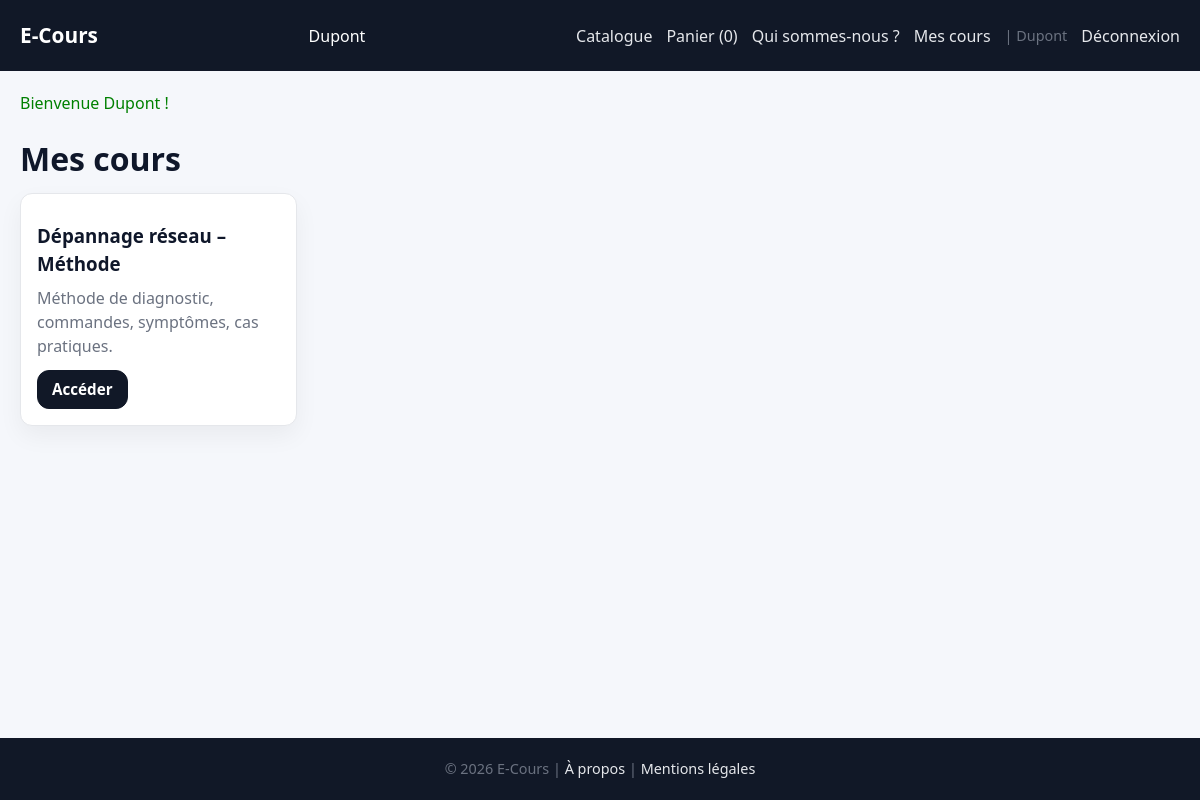
The page /my_courses.php (signed in) on the database its author committed.
### tables this page shows
CREATE TABLE IF NOT EXISTS `courses` (
  `id` int(11) NOT NULL AUTO_INCREMENT,
  `category_id` int(11) NOT NULL,
  `title` varchar(200) NOT NULL,
  `slug` varchar(220) NOT NULL,
  `description` text NOT NULL,
  `price` decimal(10,2) NOT NULL DEFAULT 0.00,
  `level` enum('debutant','intermediaire','avance') NOT NULL DEFAULT 'debutant',
  `published` tinyint(1) NOT NULL DEFAULT 1,
  `created_at` datetime NOT NULL DEFAULT current_timestamp(),
  `image` varchar(255) NOT NULL,
  PRIMARY KEY (`id`),
  UNIQUE KEY `slug` (`slug`),
  KEY `category_id` (`category_id`)
);

### includes/functions.php (called while the page is built, shortened)
<?php
function e($s): string {
  return htmlspecialchars((string)$s, ENT_QUOTES, 'UTF-8');
}
?>

### my_courses.php (the view, shortened to what this page needs)
<?php
require __DIR__ . "/config/db.php";
require __DIR__ . "/includes/header.php";
$stmt = $pdo->prepare("SELECT c.id, c.title, c.slug, c.description
                       FROM enrollments e
                       JOIN courses c ON c.id = e.course_id
                       WHERE e.user_id = ?
                       ORDER BY e.created_at DESC");
$stmt->execute([(int)$_SESSION['user']['id']]);
$courses = $stmt->fetchAll();
?>
<h1>Mes cours</h1>
<?php if (!$courses): ?>
  <p>Tu n’as aucun cours pour le moment.</p>
  <a class="btn btn-primary" href="courses.php">Acheter un cours</a>
<?php else: ?>
  <div class="grid">
    <?php foreach ($courses as $c): ?>
      <div class="card">
        <h3><?= e($c['title']) ?></h3>
        <p><?= e(mb_strimwidth($c['description'], 0, 120, '...')) ?></p>
        <a class="btn btn-primary" href="learn.php?slug=<?= urlencode($c['slug']) ?>">Accéder</a>
      </div>
    <?php endforeach; ?>
  </div>
<?php endif; ?>
<?php require __DIR__ . "/includes/footer.php"; ?>

### public/assets/style.css (style rules this page uses)
:root { --bg: #f5f7fb; --surface: #ffffff; --primary: #111827; --accent: #6366f1; --danger: #dc2626; --text: #0f172a; --muted: #6b7280; --border: #e5e7eb; --radius: 12px; }
* { box-sizing: border-box; }
html, body { height: 100%; }
body { margin: 0; font-family: system-ui, -apple-system, Segoe UI, Roboto, Arial, sans-serif; background: var(--bg); color: var(--text); line-height: 1.5; display: flex; flex-direction: column; }
a { color: inherit; text-decoration: none; }
h1 { margin: 20px 0 10px; }
h2, h3 { margin: 15px 0 8px; }
p { margin: 0 0 12px; color: var(--muted); }
.btn, .btn-primary { padding: 9px 14px; font-size: 0.95rem; line-height: 1.2; border-radius: var(--radius); border: 1px solid var(--primary); font-weight: 600; cursor: pointer; transition: all .2s ease; width: fit-content; }
.btn { background: transparent; color: var(--primary); }
.btn-primary { background: var(--primary); color: #fff; }
.card .btn, .card .btn-primary { align-self: flex-start; }
.grid { display: grid; gap: 18px; grid-template-columns: repeat(1, minmax(0, 1fr)); }
@media (min-width: 640px) { .grid { grid-template-columns: repeat(2, 1fr); } }
@media (min-width: 1024px) { .grid { grid-template-columns: repeat(4, 1fr); } }
.card { background: var(--surface); border-radius: var(--radius); padding: 16px; border: 1px solid var(--border); box-shadow: 0 10px 25px rgba(0,0,0,.05); transition: transform .2s ease, box-shadow .2s ease; display: flex; flex-direction: column; }
.card > a.btn, .card > a.btn-primary { margin-top: auto; }
.card h3 { margin: 12px 0 8px; }

### rows shown on the page
courses: title "Dépannage réseau – Méthode", description "Méthode de diagnostic, commandes, symptômes, cas pratiques."

### other values the page prints
$_SESSION['user']['name'] "Dupont"
cartCount() "0"
$m "Bienvenue Dupont !"
